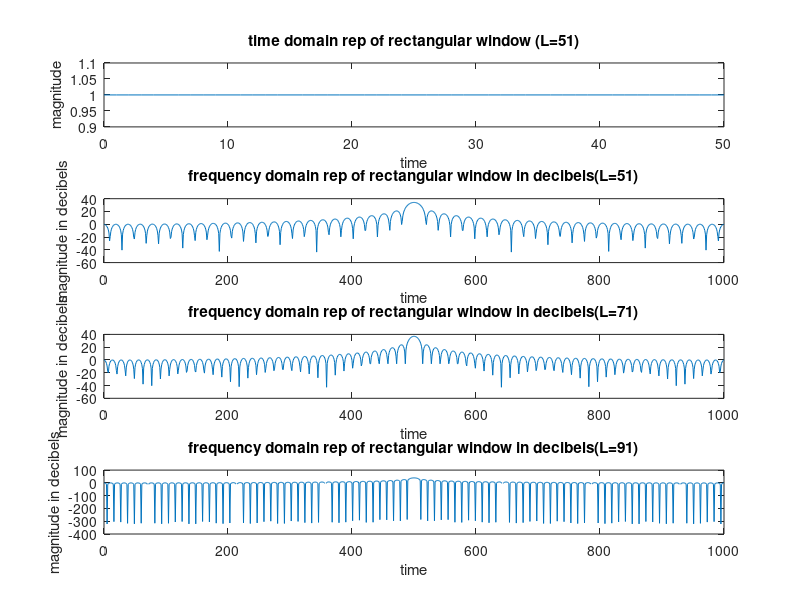

Source code (MATLAB):
function y = rectangularFIR()
L= 51;
t = 0:L-1;
y = rectwin(L);
%y = [j' ones(1,1001-L)];

k = fft(y,1001);
z = fftshift(k);
l = abs (z);
m = mag2db(l);

subplot(4,1,1);
plot (t,y);
title('time domain rep of rectangular window (L=51)');
xlabel('time');
ylabel('magnitude');
subplot(4,1,2);
plot(0:1000, m);
title('frequency domain rep of rectangular window in decibels(L=51)');
xlabel('time');
ylabel('magnitude in decibels');

L= 71;
t = 0:L-1;
y = rectwin(L);
%y = [j' ones(1,1001-L)];

k = fft(y,1001);
z = fftshift(k);
l = abs (z);
m = mag2db(l);

subplot(4,1,3);
plot(0:1000, m);
title('frequency domain rep of rectangular window in decibels(L=71)');
xlabel('time');
ylabel('magnitude in decibels');

L= 91;
t = 0:L-1;
y = rectwin(L);
%y = [j' ones(1,1001-L)];

k = fft(y,1001);
z = fftshift(k);
l = abs (z);
m = mag2db(l);
subplot(4,1,4);
plot(0:1000, m);
title('frequency domain rep of rectangular window in decibels(L=91)');
xlabel('time');
ylabel('magnitude in decibels');

